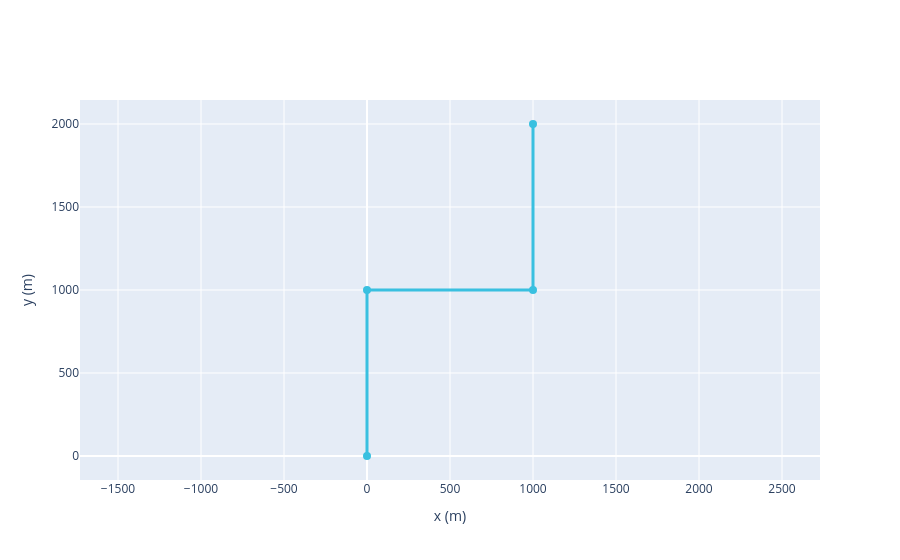

The notebook cell saved with this chart:
### Markdown cell above
Visualizing the geometry:

### Code cell
caso_base.plotar_geometria();

### Figure 1 — Plotly figure (JSON) as saved in the notebook; plotly's stock layout.template omitted (floating-point values rounded to 4 significant figures)
{"data": [{"hoverinfo": "text", "hovertext": ["ID: 0<br>Rótulo: Poço<br>idCorte: 0<br>Acoplamento Térmico: N/A", "ID: 1<br>Rótulo: Flowline<br>idCorte: 1<br>Acoplamento Térmico: N/A", "ID: 2<br>Rótulo: Riser<br>idCorte: 1<br>Acoplamento Térmico: N/A"], "line": {"color": "#39C0E0", "width": 3}, "marker": {"color": "#39C0E0", "size": 8}, "mode": "lines+markers", "name": "Production", "type": "scatter", "x": [0, 6.123e-14, 1000.0, 1000.0], "y": [0, 1000, 1000, 2000]}], "layout": {"showlegend": false, "xaxis": {"scaleanchor": "y", "title": {"text": "x (m)"}}, "yaxis": {"scaleanchor": "x", "title": {"text": "y (m)"}}}}
